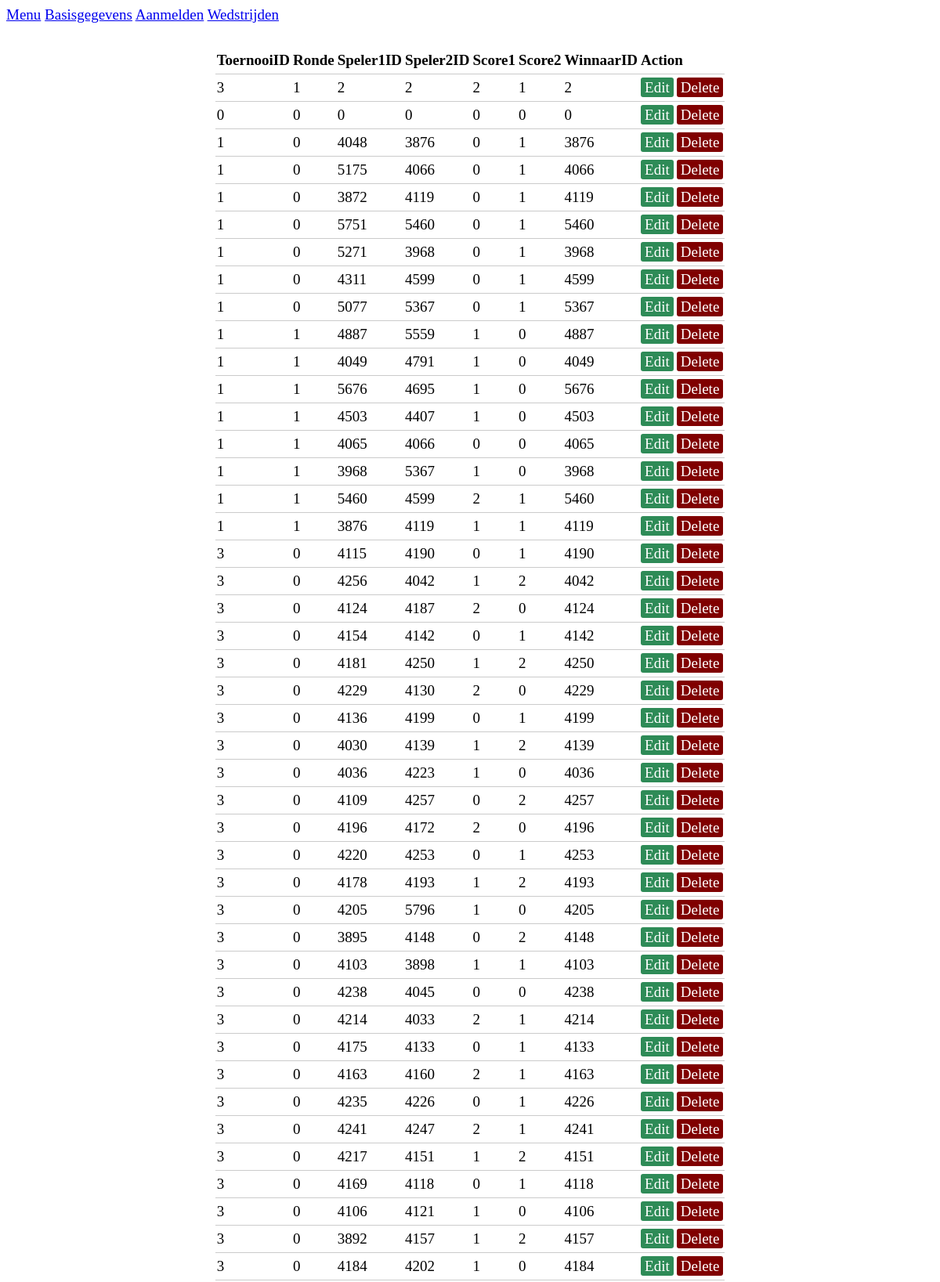
The app's page /Wedstrijden.php (upper part) with its own data.
### tables this page shows
CREATE TABLE `wedstrijd` (
  `ID` int(11) NOT NULL,
  `ToernooiID` int(11) NOT NULL,
  `Ronde` int(11) NOT NULL,
  `Speler1ID` int(11) NOT NULL,
  `Speler2ID` int(11) NOT NULL,
  `Score1` int(11) NOT NULL,
  `Score2` int(11) NOT NULL,
  `WinnaarID` int(11) NOT NULL
);

### Wedstrijden.php (the view, shortened to what this page needs)
<!DOCTYPE html>
<html>
<body>
<?php include 'nav.php';?>
<?php  include('UitslagBeheer.php'); ?>
<head>
    <link rel="stylesheet" type="text/css" href="style.css">
</head>
<?php $results = mysqli_query($db, "SELECT * FROM wedstrijd"); ?>
<table>
	<thead>
		<tr>
			<th>ToernooiID</th>
            <th>Ronde</th>
            <th>Speler1ID</th>
            <th>Speler2ID</th>
            <th>Score1</th>
            <th>Score2</th>
            <th>WinnaarID</th>
			<th colspan="2">Action</th>
		</tr>
	</thead>
	<?php while ($row = mysqli_fetch_array($results)) {  ?>
		<tr>
			<td><?php echo $row['ToernooiID']; ?></td>
            <td><?php echo $row['Ronde']; ?></td>
            <td><?php echo $row['Speler1ID']; ?></td>
            <td><?php echo $row['Speler2ID']; ?></td>
            <td><?php echo $row['Score1']; ?></td>
            <td><?php echo $row['Score2']; ?></td>
            <td><?php echo $row['WinnaarID']; ?></td>
			<td>
				<a href="Wedstrijden.php?edit=<?php echo $row['ID']; ?>" class="edit_btn" >Edit</a>
			</td>
			<td>
				<a href="UitslagBeheer.php?del=<?php echo $row['ID']; ?>" class="del_btn">Delete</a>
			</td>
		</tr>
	<?php } ?>
</table>
</body>
</html>

### nav.php (shortened to what this page needs)
<!DOCTYPE html>
<html>
<body>
<nav>
<a href="index.php">Menu</a>
<a href="Basisgegevens.php">Basisgegevens</a>
<a href="Aanmelden.php">Aanmelden</a>
<a href="Wedstrijden2.php">Wedstrijden</a>
</nav>
</body>
</html>

### style.css (style rules this page uses)
body { font-size: 19px; }
table { width: 50%; margin: 30px auto; border-collapse: collapse; text-align: left; }
tr { border-bottom: 1px solid #cbcbcb; }
th, td { border: none; height: 30px; padding: 2px; }
.edit_btn { text-decoration: none; padding: 2px 5px; background: #2E8B57; color: white; border-radius: 3px; }
.del_btn { text-decoration: none; padding: 2px 5px; color: white; border-radius: 3px; background: #800000; }

### nav.php (style rules this page uses)
body { font-size: 19px; }

### records on screen
wedstrijd: ToernooiID "3", Ronde "1", Speler1ID "2", Speler2ID "2", Score1 "2", Score2 "1", WinnaarID "2"
wedstrijd: ToernooiID "0", Ronde "0", Speler1ID "0", Speler2ID "0", Score1 "0", Score2 "0", WinnaarID "0"
wedstrijd: ToernooiID "1", Ronde "0", Speler1ID "4048", Speler2ID "3876", Score1 "0", Score2 "1", WinnaarID "3876"
wedstrijd: ToernooiID "1", Ronde "0", Speler1ID "5175", Speler2ID "4066", Score1 "0", Score2 "1", WinnaarID "4066"
wedstrijd: ToernooiID "1", Ronde "0", Speler1ID "3872", Speler2ID "4119", Score1 "0", Score2 "1", WinnaarID "4119"
wedstrijd: ToernooiID "1", Ronde "0", Speler1ID "5751", Speler2ID "5460", Score1 "0", Score2 "1", WinnaarID "5460"
wedstrijd: ToernooiID "1", Ronde "0", Speler1ID "5271", Speler2ID "3968", Score1 "0", Score2 "1", WinnaarID "3968"
wedstrijd: ToernooiID "1", Ronde "0", Speler1ID "4311", Speler2ID "4599", Score1 "0", Score2 "1", WinnaarID "4599"
wedstrijd: ToernooiID "1", Ronde "0", Speler1ID "5077", Speler2ID "5367", Score1 "0", Score2 "1", WinnaarID "5367"
wedstrijd: ToernooiID "1", Ronde "1", Speler1ID "4887", Speler2ID "5559", Score1 "1", Score2 "0", WinnaarID "4887"
wedstrijd: ToernooiID "1", Ronde "1", Speler1ID "4049", Speler2ID "4791", Score1 "1", Score2 "0", WinnaarID "4049"
wedstrijd: ToernooiID "1", Ronde "1", Speler1ID "5676", Speler2ID "4695", Score1 "1", Score2 "0", WinnaarID "5676"
wedstrijd: ToernooiID "1", Ronde "1", Speler1ID "4503", Speler2ID "4407", Score1 "1", Score2 "0", WinnaarID "4503"
wedstrijd: ToernooiID "1", Ronde "1", Speler1ID "4065", Speler2ID "4066", Score1 "0", Score2 "0", WinnaarID "4065"
wedstrijd: ToernooiID "1", Ronde "1", Speler1ID "3968", Speler2ID "5367", Score1 "1", Score2 "0", WinnaarID "3968"
wedstrijd: ToernooiID "1", Ronde "1", Speler1ID "5460", Speler2ID "4599", Score1 "2", Score2 "1", WinnaarID "5460"
wedstrijd: ToernooiID "1", Ronde "1", Speler1ID "3876", Speler2ID "4119", Score1 "1", Score2 "1", WinnaarID "4119"
wedstrijd: ToernooiID "3", Ronde "0", Speler1ID "4115", Speler2ID "4190", Score1 "0", Score2 "1", WinnaarID "4190"
wedstrijd: ToernooiID "3", Ronde "0", Speler1ID "4256", Speler2ID "4042", Score1 "1", Score2 "2", WinnaarID "4042"
wedstrijd: ToernooiID "3", Ronde "0", Speler1ID "4124", Speler2ID "4187", Score1 "2", Score2 "0", WinnaarID "4124"
wedstrijd: ToernooiID "3", Ronde "0", Speler1ID "4154", Speler2ID "4142", Score1 "0", Score2 "1", WinnaarID "4142"
wedstrijd: ToernooiID "3", Ronde "0", Speler1ID "4181", Speler2ID "4250", Score1 "1", Score2 "2", WinnaarID "4250"
wedstrijd: ToernooiID "3", Ronde "0", Speler1ID "4229", Speler2ID "4130", Score1 "2", Score2 "0", WinnaarID "4229"
wedstrijd: ToernooiID "3", Ronde "0", Speler1ID "4136", Speler2ID "4199", Score1 "0", Score2 "1", WinnaarID "4199"
wedstrijd: ToernooiID "3", Ronde "0", Speler1ID "4030", Speler2ID "4139", Score1 "1", Score2 "2", WinnaarID "4139"
wedstrijd: ToernooiID "3", Ronde "0", Speler1ID "4036", Speler2ID "4223", Score1 "1", Score2 "0", WinnaarID "4036"
wedstrijd: ToernooiID "3", Ronde "0", Speler1ID "4109", Speler2ID "4257", Score1 "0", Score2 "2", WinnaarID "4257"
wedstrijd: ToernooiID "3", Ronde "0", Speler1ID "4196", Speler2ID "4172", Score1 "2", Score2 "0", WinnaarID "4196"
wedstrijd: ToernooiID "3", Ronde "0", Speler1ID "4220", Speler2ID "4253", Score1 "0", Score2 "1", WinnaarID "4253"
wedstrijd: ToernooiID "3", Ronde "0", Speler1ID "4178", Speler2ID "4193", Score1 "1", Score2 "2", WinnaarID "4193"
wedstrijd: ToernooiID "3", Ronde "0", Speler1ID "4205", Speler2ID "5796", Score1 "1", Score2 "0", WinnaarID "4205"
wedstrijd: ToernooiID "3", Ronde "0", Speler1ID "3895", Speler2ID "4148", Score1 "0", Score2 "2", WinnaarID "4148"
wedstrijd: ToernooiID "3", Ronde "0", Speler1ID "4103", Speler2ID "3898", Score1 "1", Score2 "1", WinnaarID "4103"
wedstrijd: ToernooiID "3", Ronde "0", Speler1ID "4238", Speler2ID "4045", Score1 "0", Score2 "0", WinnaarID "4238"
wedstrijd: ToernooiID "3", Ronde "0", Speler1ID "4214", Speler2ID "4033", Score1 "2", Score2 "1", WinnaarID "4214"
wedstrijd: ToernooiID "3", Ronde "0", Speler1ID "4175", Speler2ID "4133", Score1 "0", Score2 "1", WinnaarID "4133"
wedstrijd: ToernooiID "3", Ronde "0", Speler1ID "4163", Speler2ID "4160", Score1 "2", Score2 "1", WinnaarID "4163"
wedstrijd: ToernooiID "3", Ronde "0", Speler1ID "4235", Speler2ID "4226", Score1 "0", Score2 "1", WinnaarID "4226"
wedstrijd: ToernooiID "3", Ronde "0", Speler1ID "4241", Speler2ID "4247", Score1 "2", Score2 "1", WinnaarID "4241"
wedstrijd: ToernooiID "3", Ronde "0", Speler1ID "4217", Speler2ID "4151", Score1 "1", Score2 "2", WinnaarID "4151"
wedstrijd: ToernooiID "3", Ronde "0", Speler1ID "4169", Speler2ID "4118", Score1 "0", Score2 "1", WinnaarID "4118"
wedstrijd: ToernooiID "3", Ronde "0", Speler1ID "4106", Speler2ID "4121", Score1 "1", Score2 "0", WinnaarID "4106"
wedstrijd: ToernooiID "3", Ronde "0", Speler1ID "3892", Speler2ID "4157", Score1 "1", Score2 "2", WinnaarID "4157"
wedstrijd: ToernooiID "3", Ronde "0", Speler1ID "4184", Speler2ID "4202", Score1 "1", Score2 "0", WinnaarID "4184"
